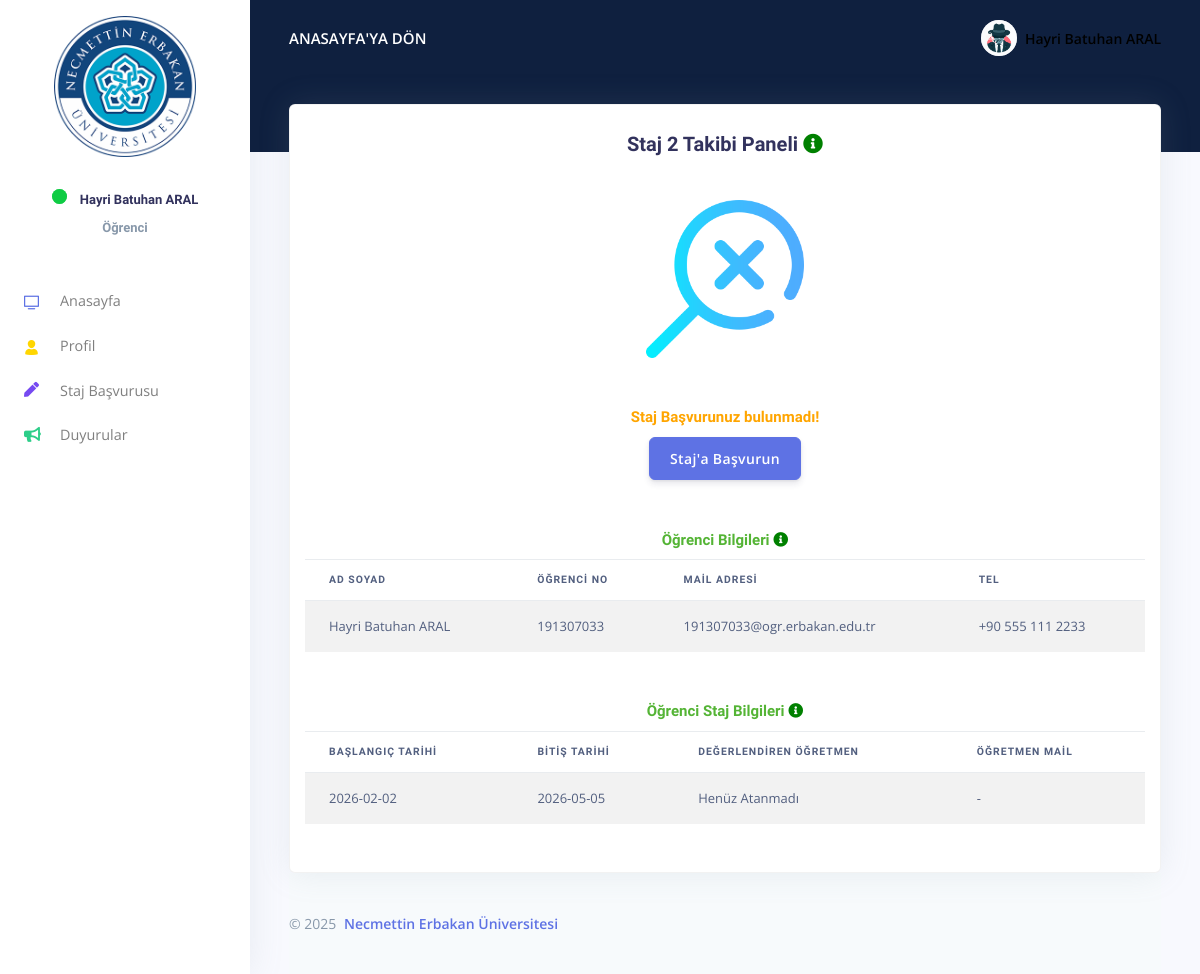
The page /Student/dashboard/Internship/staj2-takibi.php (signed in) on the database its author committed.
### tables this page shows
CREATE TABLE `student` (
  `kullanci_id` int(11) NOT NULL,
  `ogrenci_ad_soyad` varchar(128) NOT NULL,
  `ogrenci_tc` varchar(15) NOT NULL,
  `ogrenci_uyrugu` varchar(64) NOT NULL,
  `ogrenci_tel` varchar(20) DEFAULT NULL,
  `ogrenci_mail` varchar(128) NOT NULL,
  `ogrenci_password` varchar(128) NOT NULL,
  `ogrenci_okul_adi` varchar(256) NOT NULL,
  `ogrenci_fakulte_adi` varchar(128) NOT NULL,
  `ogrenci_bolumm_adi` varchar(128) NOT NULL,
  `ogrenci_sinif` varchar(16) NOT NULL,
  `ogrenci_okul_no` varchar(64) NOT NULL,
  `ogrenci_address` varchar(256) NOT NULL
);

CREATE TABLE `staj_basvuru` (
  `basvuru_id` int(11) NOT NULL,
  `basvuru_turu` enum('staj1','staj2') NOT NULL,
  `ogrenci_numarasi` varchar(32) NOT NULL,
  `baslama_tarihi` varchar(64) NOT NULL,
  `bitis_tarihi` varchar(64) NOT NULL,
  `is_gunu` int(11) NOT NULL,
  `cumartesi_calisiyor` enum('yes','no') DEFAULT NULL,
  `gss_kapsam` enum('yes','no') NOT NULL,
  `saglik_hizmet_almasi` enum('yes','no') NOT NULL,
  `yas_25` enum('yes','no') NOT NULL,
  `firma_adi` varchar(256) NOT NULL,
  `firma_email` varchar(128) NOT NULL
);

### Student/dashboard/Internship/staj2-takibi.php (the view, shortened to what this page needs)
<!DOCTYPE html>
<html lang="tr">
<head>
  <link href="../assets/js/plugins/nucleo/css/nucleo.css" rel="stylesheet" />
  <link href="../assets/js/plugins/@fortawesome/fontawesome-free/css/all.min.css" rel="stylesheet" />
  <link href="../assets/css/argon-dashboard.css?v=1.1.2" rel="stylesheet" />
</head>
<body class="">
  <nav class="navbar navbar-vertical fixed-left navbar-expand-md navbar-light bg-white" id="sidenav-main">
    <div class="container-fluid">
      <a class="pt-0" href="../index.php">
        <center><img style="width: 70%; height:auto;" src="../assets/img/theme/neu-logo.png"  alt="NEÜ Logo"></center>
      </a>
      <div class="collapse navbar-collapse" id="sidenav-collapse-main">
        <ul class="navbar-nav">
          <center>
            <h5 class="new-font"><div class="online-indicator"><span class="blink"></span></div> <?php echo $_SESSION['student_fullName']; ?></h5>
            <h5 class="new-font text-muted">Öğrenci</h5>
          </center>
          <li class="nav-item"><a class="nav-link" href="../index.php"><i class="ni ni-tv-2 text-primary"></i> Anasayfa</a></li>
          <li class="nav-item"><a class="nav-link" href="../examples/profile.php"><i class="ni ni-single-02 text-yellow"></i> Profil</a></li>
          <li class="nav-item"><a class="nav-link" href="../examples/apply_internship.php"><i style="color: #764AF1;" class="fas fa-pen"></i> Staj Başvurusu</a></li>
          <li class="nav-item"><a class="nav-link" href="../examples/announcements.php"><i class="fas fa-bullhorn text-success"></i> Duyurular</a></li>
        </ul>
      </div>
    </div>
  </nav>
  <div class="main-content">
    <nav class="navbar navbar-top navbar-expand-md navbar-dark" id="navbar-main">
      <div class="container-fluid">
        <a class="h4 mb-0 text-white text-uppercase d-none d-lg-inline-block" href="../index.php">Anasayfa'ya Dön</a>
        <ul class="navbar-nav align-items-center d-none d-md-flex">
          <li class="nav-item dropdown">
            <a class="nav-link pr-0" href="#" role="button" data-toggle="dropdown" aria-haspopup="true" aria-expanded="false">
              <div class="media align-items-center">
                <span class="avatar avatar-sm rounded-circle"><img alt="Image placeholder" src="../assets/img/theme/man.jpg"></span>
                <div class="media-body ml-2 d-none d-lg-block"><span style="color: black;" class="mb-0 text-sm font-weight-bold"><?php echo isset($_SESSION['studentID']) ? $_SESSION['student_fullName'] : 'User'; ?></span></div>
              </div>
            </a>
          </li>
        </ul>
      </div>
    </nav>
    <div class="header pb-4 pt-2 pt-lg-8 d-flex align-items-center bg-neu-dark" style="min-height: 150px;"></div>
    <div class="container-fluid mt--5">
      <div class="card shadow">
        <div class="container">
              <center><h2 class="new-font mt-4 mb-3">Staj 2 Takibi Paneli <i style="color: green;" class="fas fa-info-circle"></i></h2></center>
              <?php
                  $connection = mysqli_connect('localhost', 'root', '', 'yazgeldb');
                  $student_id = $_SESSION['studentID'];
                  $sql = "SELECT ogrenci_okul_no FROM student WHERE kullanci_id='$student_id'";
                  $result = mysqli_query($connection, $sql);
                  while($row=mysqli_fetch_assoc($result)){
                    $student_number = $row['ogrenci_okul_no'];
                    $query = "SELECT * FROM staj_takibi WHERE ogrenci_numarasi='$student_number' AND staj_tur='staj2'";
                    $res = mysqli_query($connection, $query);
                    if(mysqli_num_rows($res) == 0){
                    ?>
                      <div class="result">
                        <img style="width:20% ;" src="img/no-result.png" alt="">
                        <h4 style="color: orange;" class="new-font mt-5 mb-2">Staj Başvurunuz bulunmadı!</h4>
                        <button class="btn btn-primary"><a style="color:#fff ;" href="../examples/apply_internship.php">Staj'a Başvurun</a></button>
                      </div>
                    <?php
                    }
                  }
              ?>
        </div>
        <div class="container pb-5">
              <div class="text-center">
                <center>
                  <h4 style="color:#54B435 ;" class="new-font mt-4 mb-2">Öğrenci Bilgileri <i style="color: green;" class="fas fa-info-circle"></i></h4>
                </center>
              </div>
              <table class="table table-striped">
                <thead>
                  <tr>
                    <th scope="col"><b class="new-font">Ad Soyad</b></th>
                    <th scope="col"><b class="new-font">Öğrenci NO</b></th>
                    <th scope="col"><b class="new-font">Mail Adresi</b></th>
                    <th scope="col"><b class="new-font">Tel</b></th>
                  </tr>
                </thead>
                <tbody>
                  <tr>
                    <?php
                      $connection = mysqli_connect('localhost','root','','yazgeldb');
                      $student_number = $_SESSION['student_number'];
                      $sql = "SELECT * FROM student WHERE ogrenci_okul_no='$student_number'";
                      $result = mysqli_query($connection, $sql);
                      while($row=mysqli_fetch_assoc($result)){
                    ?>
                      <td><?php echo $row['ogrenci_ad_soyad'] ?></td>
                      <td><?php echo $row['ogrenci_okul_no'] ?></td>
                      <td><?php echo $row['ogrenci_mail'] ?></td>
                      <td><?php echo $row['ogrenci_tel'] ?></td>
                    <?php } ?>
                  </tr>
                </tbody>
              </table>
              <center><h4 style="color: #54B435;" class="new-font mt-5 mb-2">Öğrenci Staj Bilgileri <i style="color: green;" class="fas fa-info-circle"></i></h4></center>
              <table class="table table-striped">
                <thead>
                  <tr>
                    <th scope="col"><b class="new-font">Başlangıç Tarihi</b></th>
                    <th scope="col"><b class="new-font">Bitiş Tarihi</b></th>
                    <th scope="col"><b class="new-font">Değerlendiren Öğretmen</b></th>
                    <th scope="col"><b class="new-font">Öğretmen Mail</b></th>
                  </tr>
                </thead>
                <tbody>
                  <tr>
                    <?php
                      $connection = mysqli_connect('localhost','root','','yazgeldb');
                      $sql = "SELECT * FROM staj_basvuru WHERE ogrenci_numarasi='$student_number' AND basvuru_turu='staj2'";
                      $result = mysqli_query($connection, $sql);
                      if(mysqli_num_rows($result) == 0){
                    ?>
                    <td colspan="4" class="text-center text-danger">Başvuru Bulunmadı <i class="fas fa-info-circle"></i></td>
                    <?php
                      }else{
                        while($row=mysqli_fetch_assoc($result)){
                    ?>
                    <td><?php echo $row['baslama_tarihi'] ?></td>
                    <td><?php echo $row['bitis_tarihi'] ?></td>
                    <?php
                          $teacher_found = false;
                    ?>
                    <?php
                          if(!$teacher_found) { echo "<td>Henüz Atanmadı</td><td>-</td>"; }
                        }
                      }
                    ?>
                  </tr>
                </tbody>
              </table>
        </div>
      </div>
      <footer class="footer">
        <div class="row align-items-center justify-content-xl-between">
          <div class="col-xl-6"><div class="copyright text-center text-xl-left text-muted">&copy; 2025 <a href="#" class="font-weight-bold ml-1">Necmettin Erbakan Üniversitesi</a></div></div>
        </div>
      </footer>
    </div>
  </div>
</body>
</html>

### Student/dashboard/Internship/staj2-takibi.php (style rules this page uses)
.new-font { font-family: 'IBM Plex Sans JP', sans-serif; }
.bg-neu-dark { background-color: #0F203F !important; }
div.online-indicator { display: inline-block; width: 15px; height: 15px; margin-right: 10px; background-color: #0fcc45; border-radius: 50%; position: relative; }
span.blink { display: block; width: 15px; height: 15px; background-color: #0fcc45; opacity: 0.7; border-radius: 50%; animation: blink 1s linear infinite; }
.result { text-align: center; padding: 3%; }
.result h4 { margin: 15px 0 10px; }

### rows shown on the page
student: ogrenci_ad_soyad "Hayri Batuhan ARAL", ogrenci_okul_no "191307033", ogrenci_mail "191307033@ogr.erbakan.edu.tr", ogrenci_tel "+90 555 111 2233"
staj_basvuru: baslama_tarihi "2026-02-02", bitis_tarihi "2026-05-05"

### other values the page prints
$_SESSION['student_fullName'] "Hayri Batuhan ARAL"
